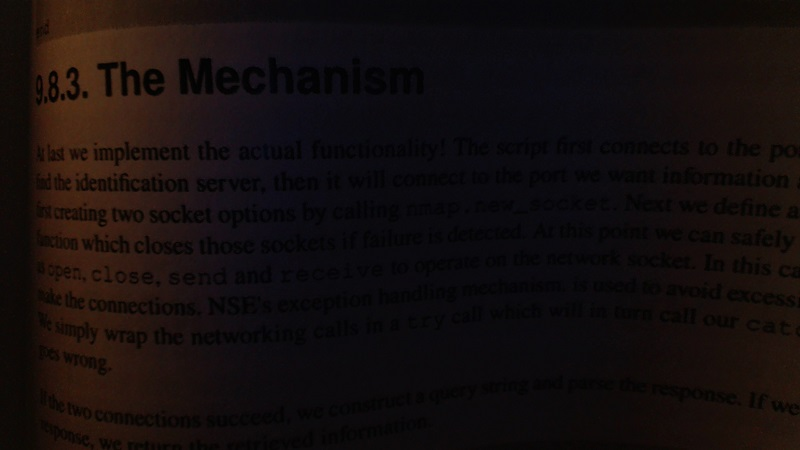
#> input picture open cv/images/bookpage.jpg, 800 x 450 px, given in place of the camera
$ python 'color filtering 7.py'
#> lines starting #> are read from the running program, lines starting #| are printed output that depends on the picture; after the words box and inside, x2 and y2 are one past the last pixel; in counts of white or black regions, pixels touching at a corner belong together
import cv2 as cv
import numpy as np

cap = cv.VideoCapture(0)

#cap.set(3,640)
#cap.set(4,480)

while True:
    success,img = cap.read()
#> img is the input picture: shape (450, 800, 3); mean B, G, R 13.4, 13.6, 20.3
    hsv = cv.cvtColor(img,cv.COLOR_BGR2HSV)
#> hsv: shape (450, 800, 3); mean H, S, V 81.2, 108.8, 21.8

    lower_red = np.array([100,0,0])
    upper_red = np.array([255,255,255])

    mask = cv.inRange(hsv,lower_red,upper_red)
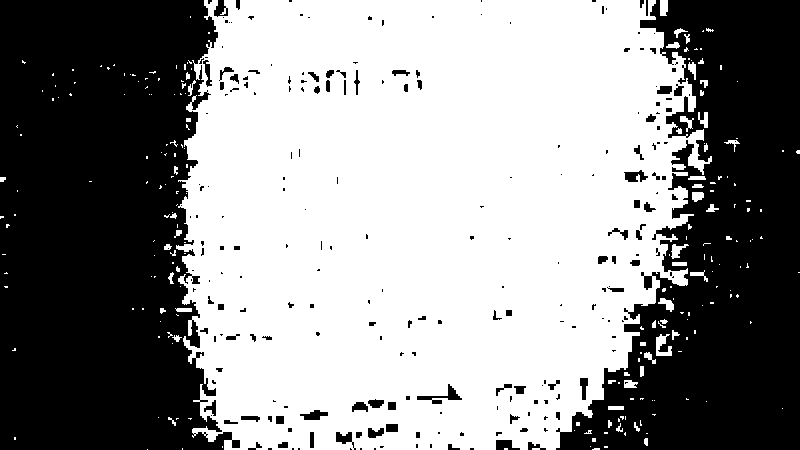
#> mask: shape (450, 800); 56.2% white; 233 black regions (152 under 20 px), largest, box (x1, y1, x2, y2) and area: (0, 0, 240, 450) 87739, (556, 0, 800, 450) 64151, (417, 384, 462, 404) 260
    res = cv.bitwise_and(img,img,mask = mask)
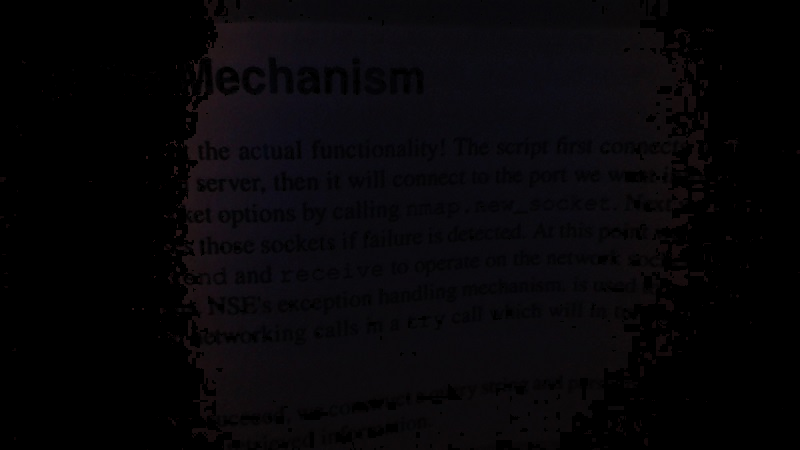
#> res: shape (450, 800, 3); mean B, G, R 8.1, 5.7, 7

    cv.imshow('webcam',img)
    cv.imshow('mask', mask)
    cv.imshow('res', res)
    if (cv.waitKey(1) & 0xFF) == ord('q'):
#> (key q is pressed here)
        break

cv.destroyAllWindows()
cap.release()
